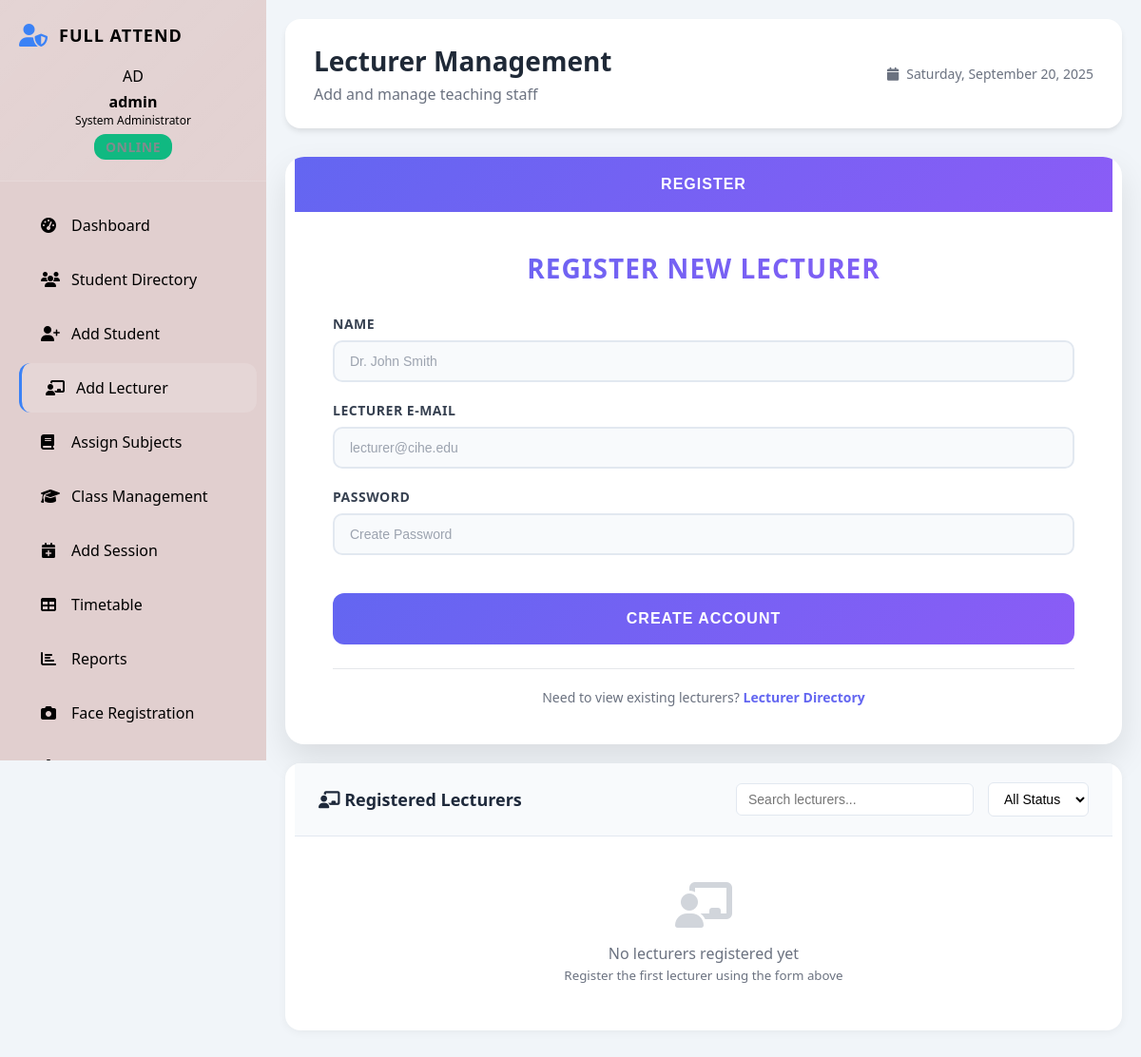
The app's page /admin/add_lecturer.php (signed in), older data.
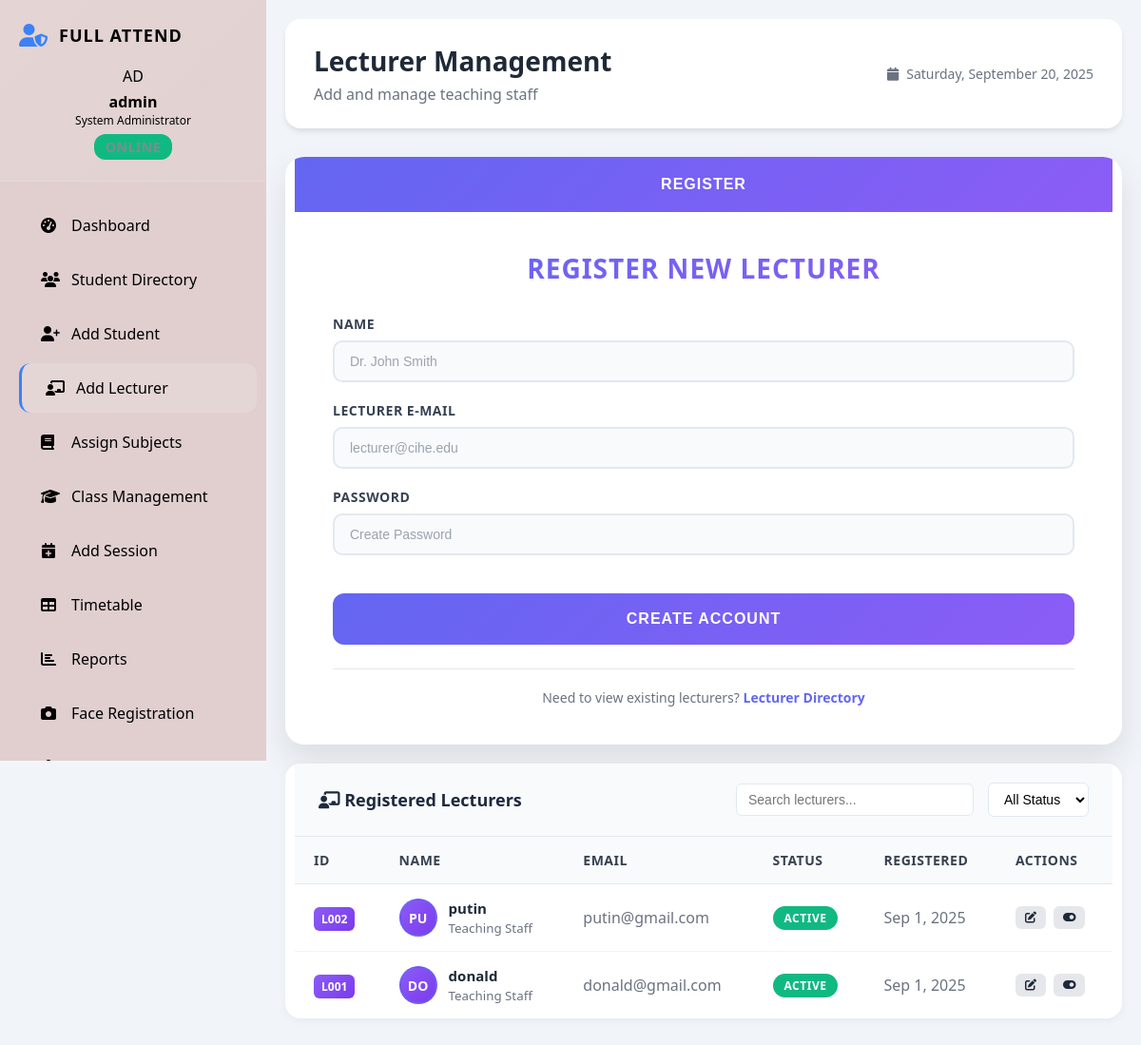
The same page, newer data.
### tables this page shows
CREATE TABLE `lecturers` (
  `id` int NOT NULL,
  `name` varchar(100) NOT NULL,
  `email` varchar(100) NOT NULL,
  `password` varchar(255) NOT NULL,
  `status` enum('active','inactive') DEFAULT 'active',
  `created_at` timestamp NULL DEFAULT CURRENT_TIMESTAMP,
  `updated_at` timestamp NULL DEFAULT CURRENT_TIMESTAMP ON UPDATE CURRENT_TIMESTAMP
);

### admin/add_lecturer.php (the view, shortened to what the changed rows need)
<?php
require_once '../config/database.php';
$stmt = $pdo->prepare("SELECT * FROM lecturers ORDER BY created_at DESC");
$stmt->execute();
$lecturers = $stmt->fetchAll();
?>
<!DOCTYPE html>
<html lang="en">
<head>
    <link rel="stylesheet" href="admin_styles.css">
    <link rel="stylesheet" href="https://cdnjs.cloudflare.com/ajax/libs/font-awesome/6.4.0/css/all.min.css">
</head>
<body>
    <div class="admin-container">
        <?php include 'includes/sidebar.php'; ?>
        <main class="admin-main">
            <header class="dashboard-header">
                <div class="header-left">
                    <h1>Lecturer Management</h1>
                </div>
            </header>
            <div class="register-container">
                <div class="register-right">
                    <div class="register-form">
                        <h2>REGISTER NEW LECTURER</h2>
                    </div>
                </div>
            </div>
            <div class="table-container">
                <div class="table-content">
                    <?php if (empty($lecturers)): ?>
                        <div class="empty-state">
                            <i class="fas fa-chalkboard-teacher"></i>
                            <p>No lecturers registered yet</p>
                            <small>Register the first lecturer using the form above</small>
                        </div>
                    <?php else: ?>
                        <table class="data-table" style=" overflow-x: auto;">
                            <thead>
                                <tr>
                                    <th>ID</th>
                                    <th>Name</th>
                                    <th>Email</th>
                                    <th>Status</th>
                                    <th>Registered</th>
                                    <th>Actions</th>
                                </tr>
                            </thead>
                            <tbody>
                                <?php foreach ($lecturers as $lecturer): ?>
                                    <tr>
                                        <td>
                                            <span class="lecturer-id">L<?php echo str_pad($lecturer['id'], 3, '0', STR_PAD_LEFT); ?></span>
                                        </td>
                                        <td>
                                            <div class="lecturer-info">
                                                <div class="lecturer-avatar">
                                                    <?php echo strtoupper(substr($lecturer['name'], 0, 2)); ?>
                                                </div>
                                                <div class="lecturer-details">
                                                    <span class="lecturer-name"><?php echo htmlspecialchars($lecturer['name']); ?></span>
                                                    <small>Teaching Staff</small>
                                                </div>
                                            </div>
                                        </td>
                                        <td><?php echo htmlspecialchars($lecturer['email']); ?></td>
                                        <td>
                                            <span class="status-badge <?php echo $lecturer['status'] ?? 'active'; ?>">
                                                <?php echo ucfirst($lecturer['status'] ?? 'active'); ?>
                                            </span>
                                        </td>
                                        <td><?php echo date('M j, Y', strtotime($lecturer['created_at'])); ?></td>
                                        <td>
                                            <div class="action-buttons">
                                                <button class="btn btn-sm" onclick="editLecturer(<?php echo $lecturer['id']; ?>)" title="Edit">
                                                    <i class="fas fa-edit"></i>
                                                </button>
                                                <button class="btn btn-sm <?php echo ($lecturer['status'] ?? 'active') === 'active' ? 'btn-warning' : 'btn-success'; ?>" onclick="toggleStatus(<?php echo $lecturer['id']; ?>)" title="<?php echo ($lecturer['status'] ?? 'active') === 'active' ? 'Deactivate' : 'Activate'; ?>">
                                                    <i class="fas fa-toggle-<?php echo ($lecturer['status'] ?? 'active') === 'active' ? 'on' : 'off'; ?>"></i>
                                                </button>
                                            </div>
                                        </td>
                                    </tr>
                                <?php endforeach; ?>
                            </tbody>
                        </table>
                    <?php endif; ?>
                </div>
            </div>
        </main>
    </div>
</body>
</html>

Row changes from the older to the newer data that the page shows:
added lecturers: id "002", name "PU", name "putin", email "putin@gmail.com", status "ACTIVE", created_at "Sep 1, 2025"
added lecturers: id "001", name "DO", name "donald", email "donald@gmail.com", status "ACTIVE", created_at "Sep 1, 2025"
Text that changed along with them:
text no longer shown: "No lecturers registered yet Register the first lecturer using the form above"
text now shown: "ID NAME EMAIL STATUS REGISTERED ACTIONS"
